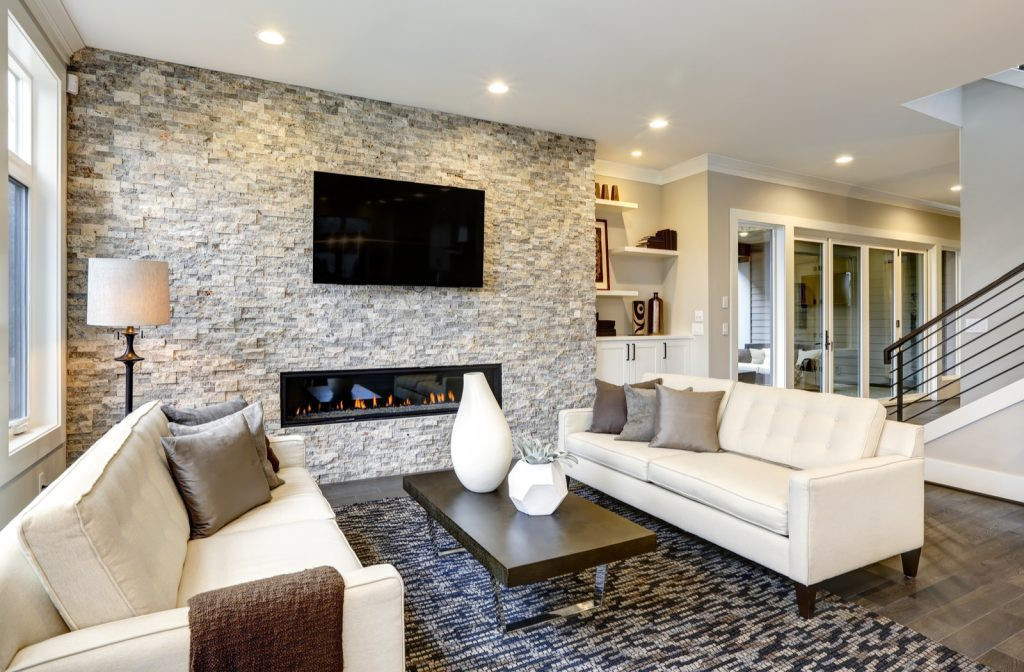
#> input picture src/test5.jpg, 1024 x 672 px
$ python visualize.py
#> lines starting #> are read from the running program, lines starting #| are printed output that depends on the picture; after the words box and inside, x2 and y2 are one past the last pixel; in counts of white or black regions, pixels touching at a corner belong together
from PIL import Image
import numpy as np
import matplotlib.pyplot as plt

def visualize_images(image_path, mask_path, output_path):
    # Load the original image, mask, and inpainted output
#> called with image_path = 'test5.jpg', mask_path = 'mask.png', output_path = 'output.png'
    image = Image.open(image_path).convert('RGB')
#> image is the input picture: PIL image 1024x672 RGB; mean R, G, B 163.4, 155.6, 144.2
    mask = Image.open(mask_path).convert('L')  # 'L' mode for grayscale
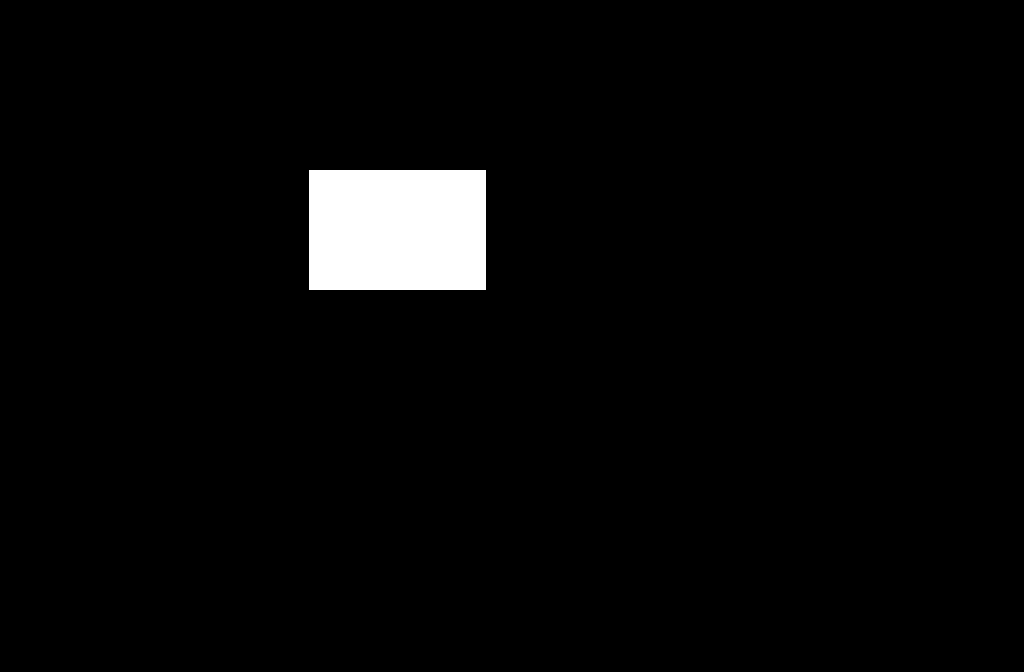
#> input picture src/mask.png, 1024 x 672 px
#> mask is the input picture: PIL image 1024x672 L; 3.1% white; 1 white region, box (x1, y1, x2, y2) and area: (309, 170, 486, 290) 21240
    output = Image.open(output_path).convert('RGB')
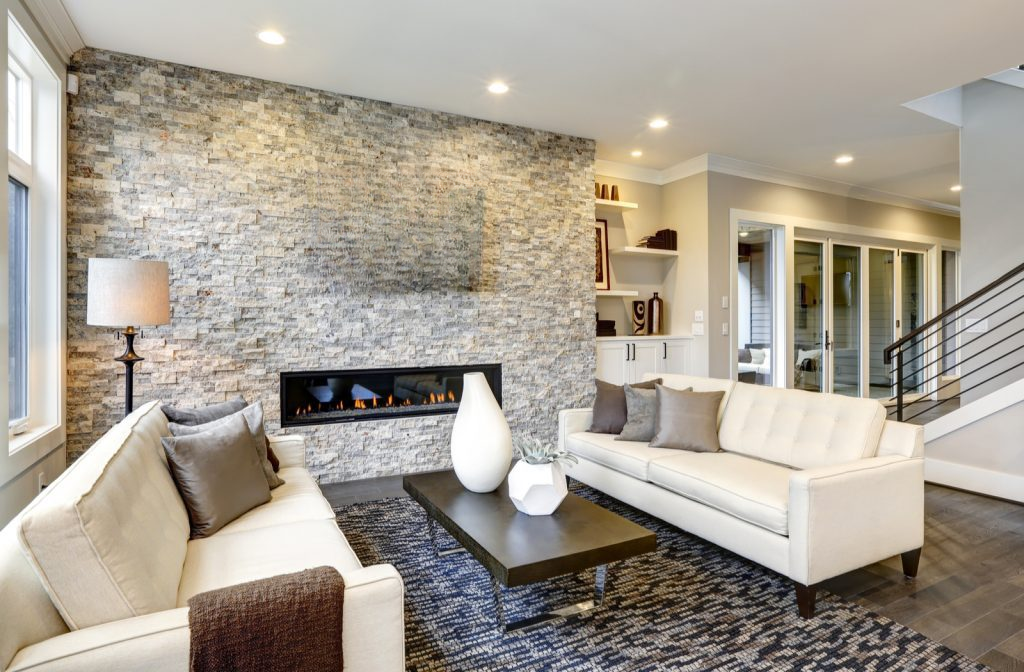
#> input picture src/output.png, 1024 x 672 px
#> output is the input picture: PIL image 1024x672 RGB; mean R, G, B 167.4, 159.5, 147.7

    # Create a masked version of the original image
    masked_image = np.array(image)
    mask_array = np.array(mask)
    masked_image[mask_array == 255] = [0, 0, 0]  # Set masked areas to black
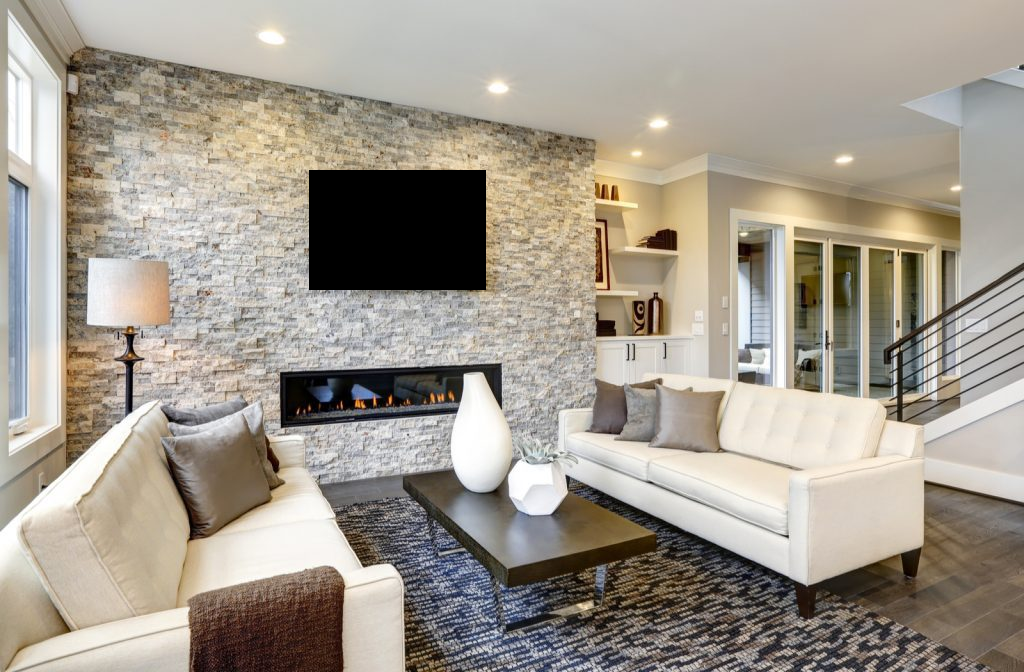
#> masked_image: shape (672, 1024, 3); 3.05% of pixels changed, all inside (x1, y1, x2, y2) = (309, 170, 486, 290)

    # Create a figure with 1 row and 4 columns
    fig, axes = plt.subplots(1, 4, figsize=(24, 6))

    # Display the original image
    axes[0].imshow(image)
    axes[0].set_title("Original Image")
    axes[0].axis('off')  # Hide axes

    # Display the mask
    axes[1].imshow(mask, cmap='gray')
    axes[1].set_title("Mask Image")
    axes[1].axis('off')  # Hide axes

    # Display the masked image
    axes[2].imshow(masked_image)
    axes[2].set_title("Masked Image")
    axes[2].axis('off')  # Hide axes

    # Display the inpainted output
    axes[3].imshow(output)
    axes[3].set_title("Inpainted Output")
    axes[3].axis('off')  # Hide axes

    # Adjust layout to prevent overlap and add space between subplots
    plt.subplots_adjust(wspace=0.05)  # Adjust the width between subplots
    plt.show()
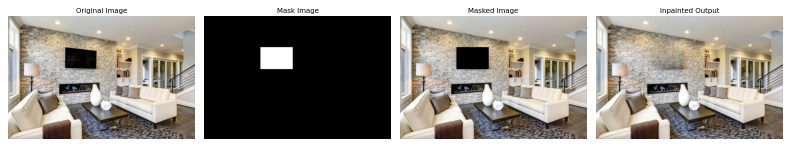
#> figure drawn by matplotlib, 4 panels

# Paths to your image, mask, and output
image_path = 'test5.jpg'
mask_path = 'mask.png'
output_path = 'output.png'

# Visualize the images
visualize_images(image_path, mask_path, output_path)
